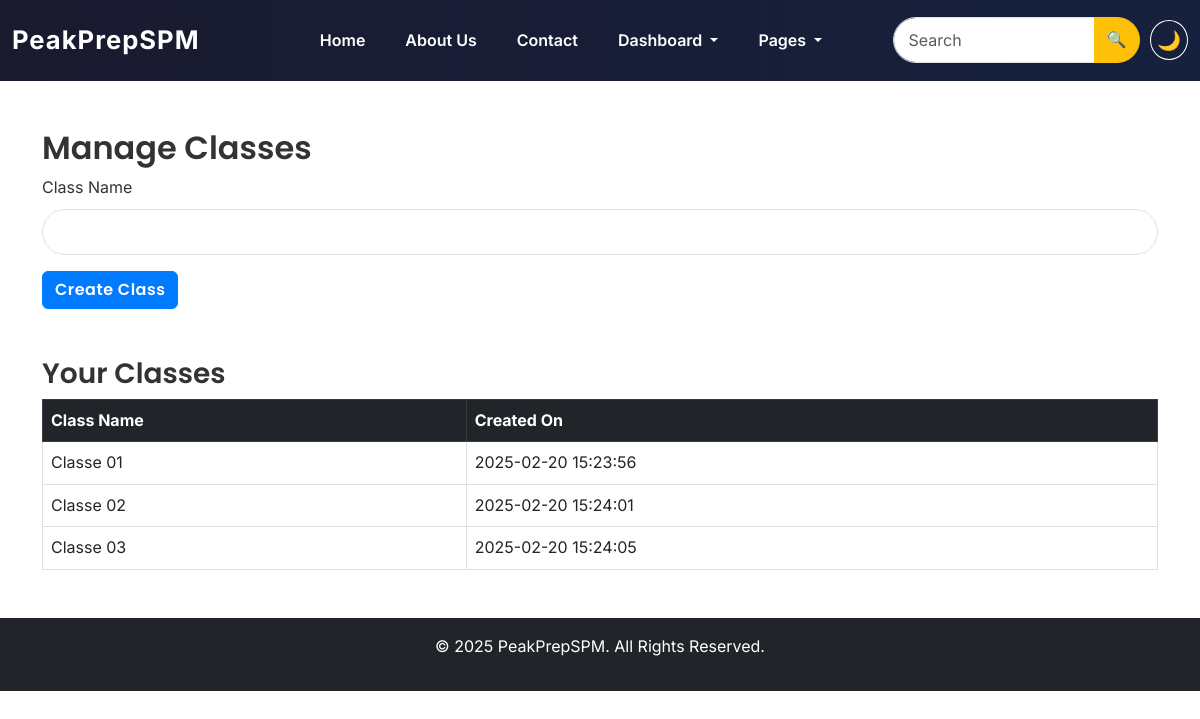
/pages/manage_classes.php (signed in), run on the app's committed database.
### tables this page shows
CREATE TABLE `classes` (
  `id` int(11) NOT NULL,
  `class_name` varchar(255) NOT NULL,
  `teacher_id` int(11) NOT NULL,
  `created_at` timestamp NOT NULL DEFAULT current_timestamp()
);

### pages/manage_classes.php (the view, shortened to what this page needs)
<?php
include '../includes/header.php';
include '../includes/db.php';
$teacher_id = $_SESSION['user_id'];
$sql = "SELECT * FROM classes WHERE teacher_id = ?";
$stmt = $conn->prepare($sql);
$stmt->bind_param("i", $teacher_id);
$stmt->execute();
$classes = $stmt->get_result();
?>
<div class="container mt-5">
    <h2>Manage Classes</h2>
    <form method="POST">
        <div class="mb-3">
            <label class="form-label">Class Name</label>
            <input type="text" name="class_name" class="form-control" required>
        </div>
        <button type="submit" class="btn btn-primary">Create Class</button>
    </form>
    <h3 class="mt-5">Your Classes</h3>
    <table class="table table-bordered">
        <thead class="table-dark">
            <tr>
                <th>Class Name</th>
                <th>Created On</th>
            </tr>
        </thead>
        <tbody>
            <?php while ($row = $classes->fetch_assoc()): ?>
            <tr>
                <td><?php echo htmlspecialchars($row['class_name']); ?></td>
                <td><?php echo $row['created_at']; ?></td>
            </tr>
            <?php endwhile; ?>
        </tbody>
    </table>
</div>
<?php include '../includes/footer.php'; ?>

### assets/css/style.css (style rules this page uses)
body { font-family: 'Inter', sans-serif; font-size: 16px; line-height: 1.6; color: #333; }
h1, h2, h3, h4, h5, h6 { font-family: 'Poppins', sans-serif; font-weight: 600; }
.btn { font-family: 'Poppins', sans-serif; font-weight: 600; letter-spacing: 0.5px; }
.form-control { border-radius: 50px; padding: 10px 15px; font-size: 16px; }
.btn { font-weight: 600; }
.btn-primary { background-color: #007bff; border-color: #007bff; transition: 0.3s; }

### data on the page
classes: class_name "Classe 01", created_at "2025-02-20 15:23:56"
classes: class_name "Classe 02", created_at "2025-02-20 15:24:01"
classes: class_name "Classe 03", created_at "2025-02-20 15:24:05"
